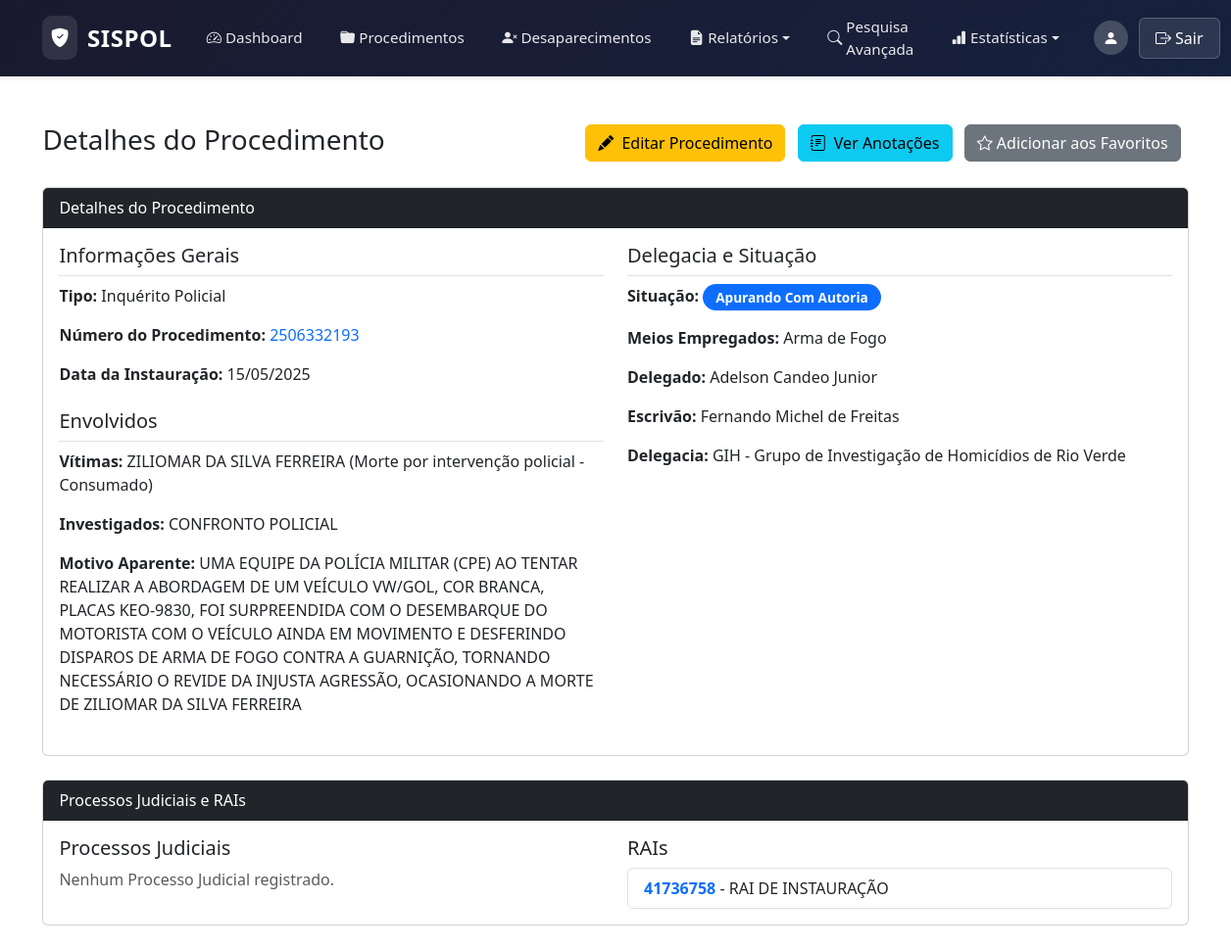
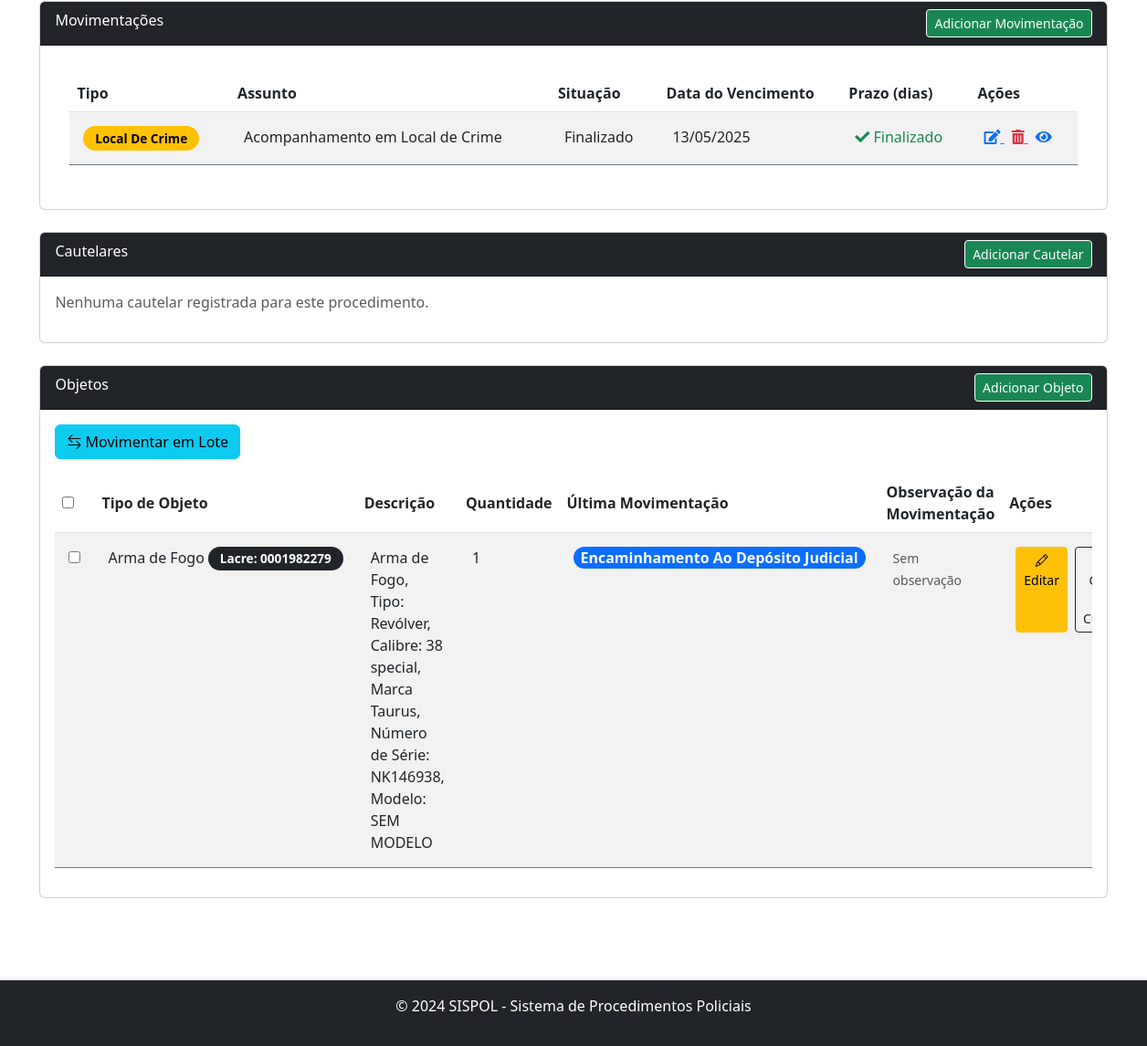
The page /public/ver_procedimento.php?id=428 (signed in) on the database its author committed (2 pictures, top to bottom).
### tables this page shows
CREATE TABLE `Procedimentos` (
  `ID` int NOT NULL,
  `SituacaoID` int NOT NULL,
  `TipoID` int NOT NULL,
  `OrigemID` int NOT NULL,
  `NumeroProcedimento` varchar(50) NOT NULL,
  `DataFato` date DEFAULT NULL,
  `DataInstauracao` date DEFAULT NULL,
  `MotivoAparente` text,
  `EscrivaoID` int NOT NULL,
  `DelegadoID` int NOT NULL,
  `DelegaciaID` int NOT NULL,
  `DataCriacao` datetime DEFAULT CURRENT_TIMESTAMP,
  `DataAtualizacao` datetime DEFAULT CURRENT_TIMESTAMP ON UPDATE CURRENT_TIMESTAMP,
  `MeioEmpregadoID` int DEFAULT NULL,
  `Dependente` tinyint(1) NOT NULL DEFAULT '0' COMMENT 'Informa se o crime investigado já é apurado em outro procedimento.',
  `Favorito` tinyint(1) NOT NULL DEFAULT '0'
);

CREATE TABLE `RAIs` (
  `ID` int NOT NULL,
  `ProcedimentoID` int NOT NULL,
  `Numero` varchar(50) NOT NULL,
  `Descricao` text NOT NULL
);

CREATE TABLE `Movimentacoes` (
  `ID` int NOT NULL,
  `TipoID` int NOT NULL,
  `Assunto` varchar(255) NOT NULL,
  `Situacao` enum('Em andamento','Prazo Vencido','Finalizado') NOT NULL,
  `Detalhes` text,
  `DataCriacao` datetime DEFAULT CURRENT_TIMESTAMP,
  `DataVencimento` datetime NOT NULL,
  `DataConclusao` date DEFAULT NULL,
  `ProcedimentoID` int NOT NULL,
  `UsuarioID` int NOT NULL,
  `ResponsavelID` int NOT NULL,
  `DataRequisicao` date DEFAULT NULL
);

CREATE TABLE `TiposMovimentacao` (
  `ID` int NOT NULL,
  `Nome` varchar(255) NOT NULL,
  `Prioridade` enum('Normal','Alta') NOT NULL DEFAULT 'Normal'
);

CREATE TABLE `Objetos` (
  `ID` int NOT NULL,
  `TipoObjetoID` int NOT NULL,
  `Descricao` text,
  `Quantidade` int NOT NULL,
  `SituacaoID` int DEFAULT NULL,
  `DataApreensao` date NOT NULL,
  `LacreAtual` varchar(255) DEFAULT NULL,
  `LocalArmazenagemID` int DEFAULT NULL,
  `ProcedimentoID` int NOT NULL,
  `UsuarioID` int NOT NULL
);

CREATE TABLE `TiposObjeto` (
  `ID` int NOT NULL,
  `Nome` varchar(255) NOT NULL
);

### public/ver_procedimento.php (the view, shortened to what the rows shown need)
<?php
include '../includes/header.php';
require_once '../includes/helpers.php';
$procedimentoID = $_GET['id'] ?? null;
$queryProcedimento = "
    SELECT
        p.ID,
        p.NumeroProcedimento,
        p.DataFato,
        p.DataInstauracao,
        p.TipoID,
        p.MotivoAparente,
        sp.Nome AS Situacao,
        sp.Cor AS Cor, -- Adiciona a cor associada à situação
        (
            SELECT GROUP_CONCAT(
                DISTINCT CONCAT(
                    v.Nome, ' (',
                    (SELECT GROUP_CONCAT(CONCAT(c.Nome, ' - ', vc.Modalidade) SEPARATOR '), (')
                     FROM Vitimas_Crimes vc
                     LEFT JOIN Crimes c ON vc.CrimeID = c.ID
                     WHERE vc.VitimaID = v.ID
                    ), ')'
                ) SEPARATOR ', '
            )
            FROM Vitimas v
            WHERE v.ProcedimentoID = p.ID
        ) AS Vitimas,
        (
            SELECT GROUP_CONCAT(DISTINCT i.Nome SEPARATOR ', ')
            FROM Investigados i
            WHERE i.ProcedimentoID = p.ID
        ) AS Investigados,
        (
            SELECT GROUP_CONCAT(DISTINCT m.Nome SEPARATOR ', ')
            FROM ProcedimentosMeiosEmpregados pme
            LEFT JOIN MeiosEmpregados m ON pme.MeioEmpregadoID = m.ID
            WHERE pme.ProcedimentoID = p.ID
        ) AS MeiosEmpregados,
        uDelegado.Nome AS Delegado,
        uEscrivao.Nome AS Escrivao,
        d.Nome AS Delegacia,
        EXISTS (
            SELECT 1
            FROM FavoritosUsuarios fu
            WHERE fu.ProcedimentoID = p.ID AND fu.UsuarioID = :usuarioLogadoID
        ) AS Favorito
    FROM Procedimentos p
    LEFT JOIN SituacoesProcedimento sp ON p.SituacaoID = sp.ID -- Junta a tabela para obter a cor
    LEFT JOIN Usuarios uDelegado ON uDelegado.ID = p.DelegadoID
    LEFT JOIN Usuarios uEscrivao ON uEscrivao.ID = p.EscrivaoID
    LEFT JOIN Delegacias d ON d.ID = p.DelegaciaID
    WHERE p.ID = :id
";
$usuarioLogadoID = $_SESSION['usuario_id'] ?? null;
$stmt = $pdo->prepare($queryProcedimento);
$stmt->execute([
    'id' => $procedimentoID,
    'usuarioLogadoID' => $usuarioLogadoID
]);
$procedimento = $stmt->fetch(PDO::FETCH_ASSOC);
$queryMovimentacoes = "
    SELECT
        mv.ID,
        mv.Assunto,
        mv.DataCriacao,
        mv.DataVencimento,
        mv.Situacao,
        DATEDIFF(mv.DataVencimento, CURDATE()) AS dias_restantes,
        tm.Nome AS Tipo
    FROM Movimentacoes mv
    LEFT JOIN TiposMovimentacao tm ON mv.TipoID = tm.ID
    WHERE mv.ProcedimentoID = :id
    ORDER BY
        CASE
            WHEN mv.Situacao = 'Finalizado' THEN 1
            ELSE 0
        END ASC,
        mv.DataVencimento ASC
";
$stmtMovimentacoes = $pdo->prepare($queryMovimentacoes);
$stmtMovimentacoes->execute(['id' => $procedimentoID]);
$movimentacoes = $stmtMovimentacoes->fetchAll(PDO::FETCH_ASSOC);
$queryRAIs = "
    SELECT Numero, Descricao
    FROM RAIs
    WHERE ProcedimentoID = :id
";
$stmtRAIs = $pdo->prepare($queryRAIs);
$stmtRAIs->execute(['id' => $procedimentoID]);
$rais = $stmtRAIs->fetchAll(PDO::FETCH_ASSOC);
?>
<div class="container mt-5" style="max-width: 95%; margin: 0 auto;">
<div>
<div class="d-flex justify-content-between align-items-center mb-4">
    <h1 class="h3">Detalhes do Procedimento</h1>
</div>
<div class="card mb-4">
    <div class="card-body">
        <div class="row">
            <div class="col-md-6">
                <div class="mb-4">
                    <h5 class="border-bottom pb-2">Informações Gerais</h5>
                    <p><strong>Tipo:</strong> <?= htmlspecialchars($procedimento['TipoID'] == 1 ? 'Inquérito Policial' : 'VPI') ?></p>
<p><strong>Número do Procedimento:</strong>
    <a href="https://spp.ssp.go.gov.br/documentos?procedimentoId=<?= htmlspecialchars($procedimento['NumeroProcedimento']) ?>"
       target="_blank"
       class="text-decoration-none">
        <?= htmlspecialchars($procedimento['NumeroProcedimento']) ?>
    </a>
</p>
                    <p><strong>Data da Instauração:</strong> <?= htmlspecialchars(formatarDataBrasileira($procedimento['DataInstauracao'] ?? null)) ?></p>
                </div>
                <div class="mb-4">
                    <h5 class="border-bottom pb-2">Envolvidos</h5>
                    <p><strong>Vítimas:</strong> <?= htmlspecialchars($procedimento['Vitimas'] ?? 'Nenhuma') ?></p>
                    <p><strong>Investigados:</strong> <?= htmlspecialchars($procedimento['Investigados'] ?? 'Ignorado(a)') ?></p>
                    <p><strong>Motivo Aparente:</strong> <?= htmlspecialchars($procedimento['MotivoAparente'] ?? 'Não informado') ?></p>
                </div>
            </div>
        </div>
    </div>
</div>
<div class="card mb-4">
    <div class="card-body">
        <div class="row">
            <div class="col-md-6">
                <?php if (empty($rais)): ?>
                    <p class="text-muted">Nenhum RAI registrado.</p>
                <?php else: ?>
                    <ul class="list-group">
                        <?php foreach ($rais as $rai): ?>
                            <li class="list-group-item">
                                <a href="https://atendimento.ssp.go.gov.br/#/atendimento/<?= urlencode($rai['Numero']) ?>"
                                   target="_blank"
                                   class="text-decoration-none">
                                    <strong><?= htmlspecialchars($rai['Numero']) ?></strong>
                                </a>
                                - <?= htmlspecialchars($rai['Descricao'] ?? 'Sem descrição') ?>
                            </li>
                        <?php endforeach; ?>
                    </ul>
                <?php endif; ?>
            </div>
        </div>
    </div>
</div>
    <div class="card mb-4">
<div class="card-body">
<?php if (empty($movimentacoes)): ?>
    <p class="text-muted">Nenhuma movimentação registrada.</p>
<?php else: ?>
    <div class="card-body table-responsive">
    <table class="table table-striped">
        <thead>
            <tr>
                <th>Tipo</th>
                <th>Assunto</th>
                <th>Situação</th>
                <th>Data do Vencimento</th>
                <th>Prazo (dias)</th>
                <th>Ações</th>
            </tr>
        </thead>
        <tbody>
            <?php foreach ($movimentacoes as $movimentacao): ?>
                <tr>
<td>
    <?php
    $tipoCoresEspecificos = [
        'Prisões' => 'badge-danger',
        'Remessa de IP' => 'badge-danger',
        'Requisição MP' => 'badge-info'
    ];
    $corTipo = $tipoCoresEspecificos[$movimentacao['Tipo']] ?? 'badge-warning';
    ?>
    <span class="badge <?= $corTipo ?>">
        <?= htmlspecialchars($movimentacao['Tipo'] ?? 'Não informado') ?>
    </span>
</td>
                    <td><?= htmlspecialchars($movimentacao['Assunto'] ?? 'Não informado') ?></td>
                    <td><?= htmlspecialchars($movimentacao['Situacao'] ?? 'Não informada') ?></td>
                    <td><?= htmlspecialchars(date('d/m/Y', strtotime($movimentacao['DataVencimento'] ?? ''))) ?></td>
                    <td>
                        <?php if ($movimentacao['Situacao'] === 'Finalizado'): ?>
                            <span class="text-success">
                                <i class="fas fa-check"></i> Finalizado
                            </span>
                        <?php endif; ?>
                    </td>
<td>
    <a href="mov.php?id=<?= $movimentacao['ID'] ?>&procedimento_id=<?= $procedimentoID ?>"
       class="text-primary me-2"
       title="Editar">
        <i class="fas fa-edit"></i>
    </a>
    <a href="excluir_movimentacao.php?id=<?= $movimentacao['ID'] ?>&procedimento_id=<?= $procedimentoID ?>"
       class="text-danger me-2"
       title="Excluir"
       onclick="return confirm('Tem certeza que deseja excluir esta movimentação?');">
        <i class="fas fa-trash-alt"></i>
    </a>
    <a href="ver_movimentacao.php?id=<?= $movimentacao['ID'] ?>"
       class="text-primary"
       title="Ver Movimentação">
        <i class="fas fa-eye"></i>
    </a>
</td>
                </tr>
            <?php endforeach; ?>
        </tbody>
    </table>
    </div>
<?php endif; ?>
</div>
    </div>
<div class="card mb-4">
    <div class="card-body">
        <?php
        $queryObjetos = "
            SELECT
                o.ID,
                t.Nome AS TipoObjeto,
                o.Descricao,
                o.Quantidade,
                o.LacreAtual,
                (
                    SELECT mo.TipoMovimentacaoID
                    FROM MovimentacoesObjeto mo
                    WHERE mo.ObjetoID = o.ID
                    ORDER BY mo.DataMovimentacao DESC, mo.ID DESC
                    LIMIT 1
                ) AS UltimaMovimentacaoID,
                (
                    SELECT tmo.Nome
                    FROM MovimentacoesObjeto mo
                    LEFT JOIN TiposMovimentacaoObjeto tmo ON mo.TipoMovimentacaoID = tmo.ID
                    WHERE mo.ObjetoID = o.ID
                    ORDER BY mo.DataMovimentacao DESC, mo.ID DESC
                    LIMIT 1
                ) AS UltimaMovimentacao,
                (
                    SELECT tmo.Cor
                    FROM MovimentacoesObjeto mo
                    LEFT JOIN TiposMovimentacaoObjeto tmo ON mo.TipoMovimentacaoID = tmo.ID
                    WHERE mo.ObjetoID = o.ID
                    ORDER BY mo.DataMovimentacao DESC, mo.ID DESC
                    LIMIT 1
                ) AS CorMovimentacao,
                (
                    SELECT mo.Observacao
                    FROM MovimentacoesObjeto mo
                    WHERE mo.ObjetoID = o.ID
                    ORDER BY mo.DataMovimentacao DESC, mo.ID DESC
                    LIMIT 1
                ) AS UltimaObservacao
            FROM Objetos o
            LEFT JOIN TiposObjeto t ON o.TipoObjetoID = t.ID
            WHERE o.ProcedimentoID = :procedimentoID
            ORDER BY o.ID DESC
        ";
        $stmtObjetos = $pdo->prepare($queryObjetos);
        $stmtObjetos->execute(['procedimentoID' => $procedimentoID]);
        $objetos = $stmtObjetos->fetchAll(PDO::FETCH_ASSOC);
        ?>
        <?php if (empty($objetos)): ?>
            <p class="text-muted">Nenhum objeto registrado para este procedimento.</p>
        <?php else: ?>
            <div class="table-responsive">
                <table class="table table-striped">
                    <thead>
                        <tr>
                            <th><input type="checkbox" id="check-all"></th>
                            <th style="white-space: nowrap;">Tipo de Objeto</th>
                            <th>Descrição</th>
                            <th>Quantidade</th>
                            <th>Última Movimentação</th>
                            <th>Observação da Movimentação</th>
                            <th>Ações</th>
                        </tr>
                    </thead>
                    <tbody>
                        <?php foreach ($objetos as $objeto): ?>
                            <tr>
                                <td>
                                    <input type="checkbox" name="objetos[]" value="<?= htmlspecialchars($objeto['ID']) ?>">
                                </td>
                                <td style="white-space: nowrap;">
                                    <?= htmlspecialchars($objeto['TipoObjeto'] ?? 'Não informado') ?>
                                    <?php if ($objeto['LacreAtual']): ?>
                                        <span class="badge bg-dark" data-lacre-atual="<?= htmlspecialchars($objeto['LacreAtual']) ?>">
                                            Lacre: <?= htmlspecialchars($objeto['LacreAtual']) ?>
                                        </span>
                                    <?php endif; ?>
                                </td>
                                <td><?= htmlspecialchars($objeto['Descricao'] ?? 'Sem descrição') ?></td>
                                <td><?= htmlspecialchars($objeto['Quantidade'] ?? '0') ?></td>
                                <td>
                                    <?php if ($objeto['UltimaMovimentacao']): ?>
                                        <span class="badge <?= getBadgeClassMovimentacao($objeto['UltimaMovimentacao'], $objeto['CorMovimentacao']) ?>">
                                            <?= htmlspecialchars($objeto['UltimaMovimentacao']) ?>
                                        </span>
                                    <?php else: ?>
                                        <span class="badge bg-secondary">Sem movimentação</span>
                                    <?php endif; ?>
                                </td>
                                <td>
                                    <?php if ($objeto['UltimaObservacao']): ?>
                                        <small class="text-muted"><?= htmlspecialchars($objeto['UltimaObservacao']) ?></small>
                                    <?php else: ?>
                                        <small class="text-muted">Sem observação</small>
                                    <?php endif; ?>
                                </td>
                                <td>
<div class="d-flex gap-2">
    <a href="adicionar_objeto.php?objeto_id=<?= htmlspecialchars($objeto['ID']) ?>&procedimento_id=<?= htmlspecialchars($procedimentoID) ?>"
       class="btn btn-sm btn-warning flex-fill">
        <i class="bi bi-pencil"></i> Editar
    </a>
    <button
        type="button"
        class="btn btn-sm btn-outline-dark flex-fill"
        data-bs-toggle="modal"
        data-bs-target="#modalCadeiaCustodia<?= htmlspecialchars($objeto['ID']) ?>">
        <i class="bi bi-clock-history"></i> Cadeia de Custódia
    </button>
</div>
                                </td>
                            </tr>
                        <?php endforeach; ?>
                    </tbody>
                </table>
            </div>
    <?php endif; ?>
</div>
</div>
</div>
</div>
<?php include '../includes/footer.php'; ?>

### rows shown on the page
procedimentos: TipoID "Inquérito Policial", NumeroProcedimento "2506332193", DataInstauracao "15/05/2025", MotivoAparente "UMA EQUIPE DA POLÍCIA MILITAR (CPE) AO TENTAR REALIZAR A ABORDAGEM DE UM VEÍCULO VW/GOL, COR BRANCA, PLACAS KEO-9830, FOI SURPREENDIDA COM O DESEMBARQUE DO MOTORISTA COM O VEÍCULO AINDA EM MOVIMENTO E DESFERINDO DISPAROS DE ARMA DE FOGO CONTRA A GUARNIÇÃO, TORNANDO NECESSÁRIO O REVIDE DA INJUSTA AGRESSÃO, OCASIONANDO A MORTE DE ZILIOMAR DA SILVA FERREIRA"
rais: Numero "41736758", Descricao "RAI DE INSTAURAÇÃO"
movimentacoes: TipoID.Nome "Local De Crime", Assunto "Acompanhamento em Local de Crime", Situacao "Finalizado", DataVencimento "13/05/2025"
objetos: TipoObjetoID.Nome "Arma de Fogo", LacreAtual "0001982279", Descricao "Arma de Fogo, Tipo: Revólver, Calibre: 38 special, Marca Taurus, Número de Série: NK146938, Modelo: SEM MODELO", Quantidade "1", UltimaMovimentacao "Encaminhamento Ao Depósito Judicial"

### other values the page prints
$procedimento['Vitimas'] "ZILIOMAR DA SILVA FERREIRA (Morte por intervenção policial - Consumado)"
$procedimento['Investigados'] "CONFRONTO POLICIAL"
$procedimento['Situacao'] "Apurando Com Autoria"
$procedimento['MeiosEmpregados'] "Arma de Fogo"
$procedimento['Delegado'] "Adelson Candeo Junior"
$procedimento['Escrivao'] "Fernando Michel de Freitas"
$procedimento['Delegacia'] "GIH - Grupo de Investigação de Homicídios de Rio Verde"
